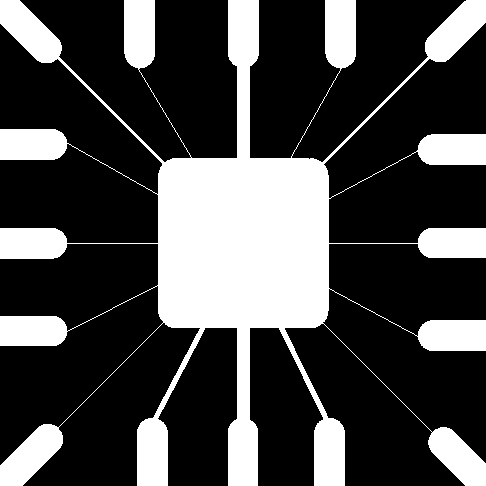
#> input picture images/wirebond-mask.bmp, 486 x 486 px
$ python 09-01.py
#> lines starting #> are read from the running program, lines starting #| are printed output that depends on the picture; after the words box and inside, x2 and y2 are one past the last pixel; in counts of white or black regions, pixels touching at a corner belong together
#> `image = cv.imread('../../images/wirebond-mask.bmp', cv.IMREAD_GRAYSCALE)`: image: shape (486, 486); 28.1% white; 1 white region, box (x1, y1, x2, y2) and area: (0, 0, 486, 486) 66259
"""
Copyright (C) 2025 Fu Tszkok

:module: Project 09-01
:function: Morphological and Other Set Operations [Multiple Uses]
:author: Fu Tszkok
:date: 2025-02-06
:license: AGPLv3 + Additional Restrictions (Non-Commercial Use)

This code is licensed under GNU Affero General Public License v3 (AGPLv3) with additional terms.
- Commercial use prohibited (including but not limited to sale, integration into commercial products)
- Academic use requires clear attribution in code comments or documentation

Full AGPLv3 text available in LICENSE file or at <https://www.gnu.org/licenses/agpl-3.0.html>
"""

import cv2 as cv
import numpy as np
import matplotlib.pyplot as plt


def dilation(binary_image, struct_elem):
    """Performs a dilation operation on a binary image.
    :param binary_image: Input binary image (NumPy array).
    :param struct_elem: The structuring element (NumPy array) used for the operation.
    :return: The dilated binary image.
    """
    struct_elem = np.array(struct_elem)
    pad_h, pad_w = struct_elem.shape[0] // 2, struct_elem.shape[1] // 2
    # Pad the image to handle boundary pixels correctly.
    padded_image = np.pad(binary_image, ((pad_h, pad_h), (pad_w, pad_w)), mode='constant', constant_values=0)
    result = np.zeros_like(binary_image)

    # Iterate over each pixel of the original image.
    for i in range(binary_image.shape[0]):
        for j in range(binary_image.shape[1]):
            # Extract the region of interest (ROI) centered at the current pixel.
            region = padded_image[i:i + struct_elem.shape[0], j:j + struct_elem.shape[1]]
            # If the ROI contains any white pixel where the structuring element also has a 1,
            # set the result pixel to 1. This is a logical OR operation.
            if np.any(region & struct_elem):
                result[i, j] = 1

    return result


def erosion(binary_image, struct_elem):
    """Performs an erosion operation on a binary image.
    :param binary_image: Input binary image (NumPy array).
    :param struct_elem: The structuring element (NumPy array) used for the operation.
    :return: The eroded binary image.
    """
    struct_elem = np.array(struct_elem)
#> struct_elem = [[1, 1, 1], [1, 1, 1], [1, 1, 1]]
    pad_h, pad_w = struct_elem.shape[0] // 2, struct_elem.shape[1] // 2
#> pad_h = 1; pad_w = 1
    # Pad the image to handle boundary pixels.
    padded_image = np.pad(binary_image, ((pad_h, pad_h), (pad_w, pad_w)), mode='constant', constant_values=0)
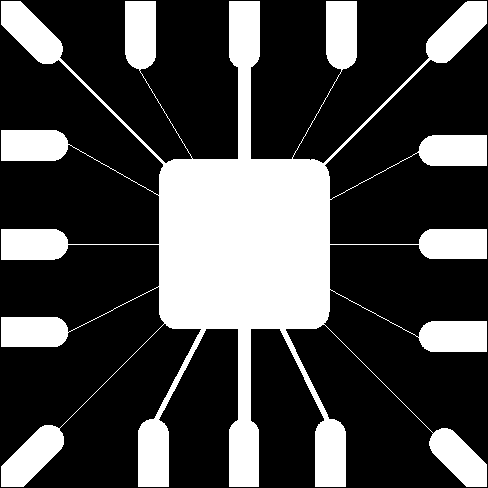
#> padded_image: shape (488, 488); 27.8% white; 1 white region, box (x1, y1, x2, y2) and area: (1, 1, 487, 487) 66259
    result = np.zeros_like(binary_image)

    # Iterate over each pixel of the original image.
    for i in range(binary_image.shape[0]):
        for j in range(binary_image.shape[1]):
            # Extract the region of interest (ROI) centered at the current pixel.
            region = padded_image[i:i + struct_elem.shape[0], j:j + struct_elem.shape[1]]
            # If the ROI contains only white pixels where the structuring element has a 1,
            # set the result pixel to 1. This is a logical AND operation.
            if np.all(region & struct_elem):
                result[i, j] = 1
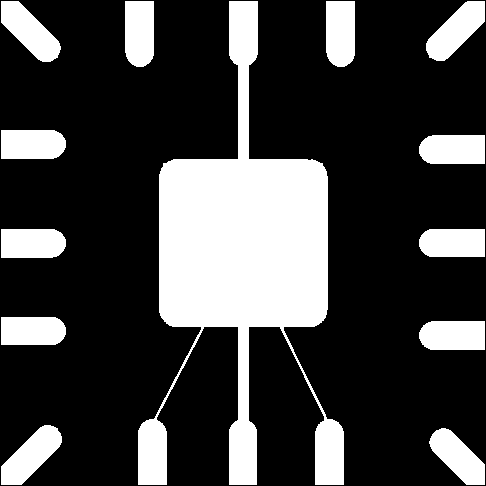
#> result: shape (486, 486); values 0 (black) and 1 (white), 25.3% white; 13 white regions, largest, box (x1, y1, x2, y2) and area: (138, 1, 344, 485) 37854, (1, 425, 62, 485) 1928, (1, 1, 61, 62) 1924

    return result


def union(image1, image2):
    """Performs a pixel-wise logical OR (union) on two binary images.
    :param image1: The first binary image.
    :param image2: The second binary image.
    :return: The resulting image of the union operation.
    """
    return np.maximum(image1, image2)


def intersection(image1, image2):
    """Performs a pixel-wise logical AND (intersection) on two binary images.
    :param image1: The first binary image.
    :param image2: The second binary image.
    :return: The resulting image of the intersection operation.
    """
    return np.minimum(image1, image2)


def difference(image1, image2):
    """Performs a pixel-wise logical difference (A AND NOT B) on two binary images.
    :param image1: The first binary image (minuend).
    :param image2: The second binary image (subtrahend).
    :return: The resulting image of the difference operation.
    """
    return np.where(image2 == 0, image1, 0)


def complement(image):
    """Performs a pixel-wise logical NOT (complement) on a binary image.
    :param image: The input binary image.
    :return: The resulting inverted image.
    """
    return 255 - image


# Demonstration 1: Erosion
# Load the 'wirebond-mask' image, convert it to binary, and display.
image = cv.imread('../../images/wirebond-mask.bmp', cv.IMREAD_GRAYSCALE)
_, binary_image = cv.threshold(image, 127, 255, cv.THRESH_BINARY)
plt.axis('off')
plt.imshow(binary_image, cmap='gray')
plt.title('Original Binary Image')
plt.show()

# Apply the custom erosion function with a 3x3 structuring element and display the result.
erosion = erosion(binary_image, np.ones((3, 3), np.uint8))
plt.axis('off')
plt.imshow(erosion, cmap='gray')
plt.title('Erosion Binary Image')
plt.show()

# Demonstration 2: Dilation
# Load the 'text' image, convert it to binary, and display.
image = cv.imread('../../images/text.bmp', cv.IMREAD_GRAYSCALE)
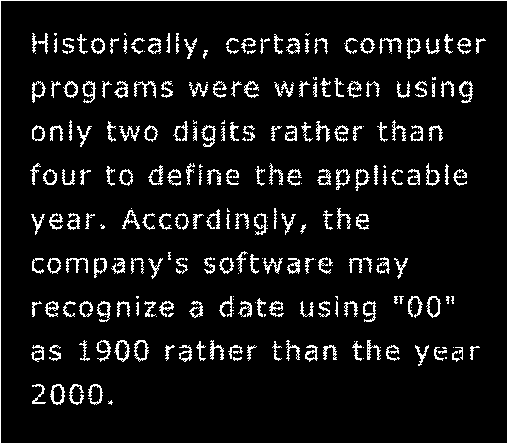
#> input picture images/text.bmp, 508 x 444 px
#> image: shape (444, 508); 7.9% white in thin lines or dots
_, binary_image = cv.threshold(image, 127, 255, cv.THRESH_BINARY)
plt.axis('off')
plt.imshow(binary_image, cmap='gray')
plt.title('Original Binary Image')
plt.show()

# Apply the custom dilation function with a 3x3 structuring element and display the result.
dilation = dilation(binary_image, np.ones((3, 3), np.uint8))
#> in dilation, `struct_elem = np.array(struct_elem)`: struct_elem = [[1, 1, 1], [1, 1, 1], [1, 1, 1]]
#> in dilation, `padded_image = np.pad(binary_image, ((pad_h, pad_h), (pad_w, pad_w)), ..`:
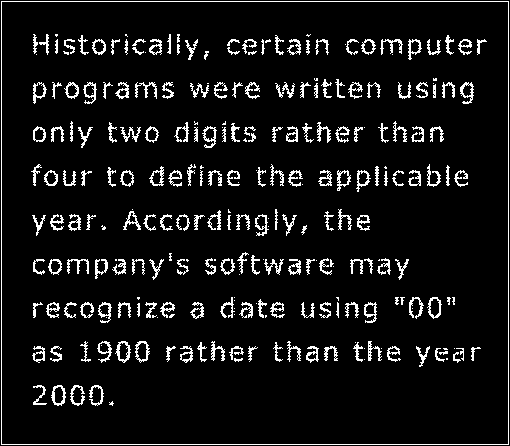
#> padded_image: shape (446, 510); 7.8% white in thin lines or dots
#> after the loop in dilation, `for i in range(binary_image.shape[0]):`:
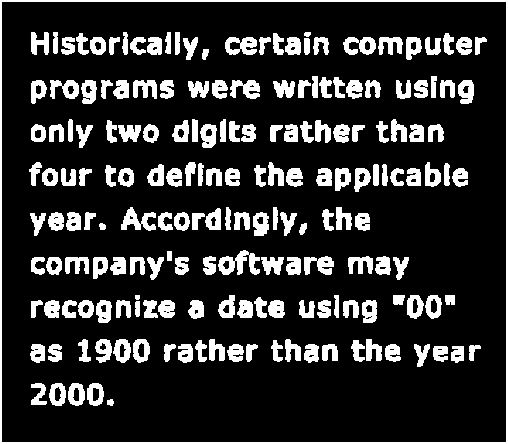
#> result: shape (444, 508); values 0 (black) and 1 (white), 17.8% white; 186 white regions, largest, box (x1, y1, x2, y2) and area: (0, 0, 508, 444) 3792, (218, 250, 260, 275) 549, (121, 207, 156, 231) 418
plt.axis('off')
plt.imshow(dilation, cmap='gray')
plt.title('Dilation Binary Image')
plt.show()

# Demonstration 3: Binary Set Operations
# Load the 'licoln' image for the first operand, convert it to binary, and display.
image = cv.imread('../../images/licoln.bmp', cv.IMREAD_GRAYSCALE)
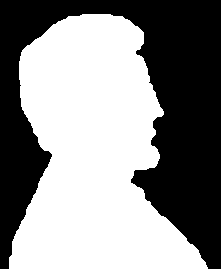
#> input picture images/licoln.bmp, 221 x 269 px
#> image: shape (269, 221); 54.6% white; 1 black region, box (x1, y1, x2, y2) and area: (0, 0, 221, 269) 26994
_, binary_image = cv.threshold(image, 127, 255, cv.THRESH_BINARY)
plt.axis('off')
plt.imshow(binary_image, cmap='gray', vmin=0, vmax=255)
plt.title('Original Binary Image')
plt.show()

# Create a black image as the second operand for the set operations.
template = np.zeros(binary_image.shape, np.uint8)
plt.axis('off')
plt.imshow(template, cmap='gray', vmin=0, vmax=255)
plt.title('Template Binary Image')
plt.show()
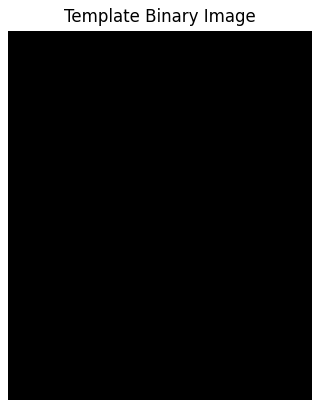
#> figure drawn by matplotlib, 1 panel

# Perform and display the union operation (A OR B).
union = union(binary_image, template)
plt.axis('off')
plt.imshow(union, cmap='gray', vmin=0, vmax=255)
plt.title('Union Binary Image')
plt.show()

# Perform and display the intersection operation (A AND B).
intersection = intersection(binary_image, template)
#> in intersection, `return np.minimum(image1, image2)`: returned value: shape (269, 221); every value is 0
plt.axis('off')
plt.imshow(intersection, cmap='gray', vmin=0, vmax=255)
plt.title('Intersection Binary Image')
plt.show()

# Perform and display the difference operation (A AND NOT B).
difference = difference(binary_image, template)
plt.axis('off')
plt.imshow(difference, cmap='gray', vmin=0, vmax=255)
plt.title('Difference Binary Image')
plt.show()

# Perform and display the complement operation (NOT A).
complement = complement(binary_image)
plt.axis('off')
plt.imshow(complement, cmap='gray', vmin=0, vmax=255)
plt.title('Complement Binary Image')
plt.show()
